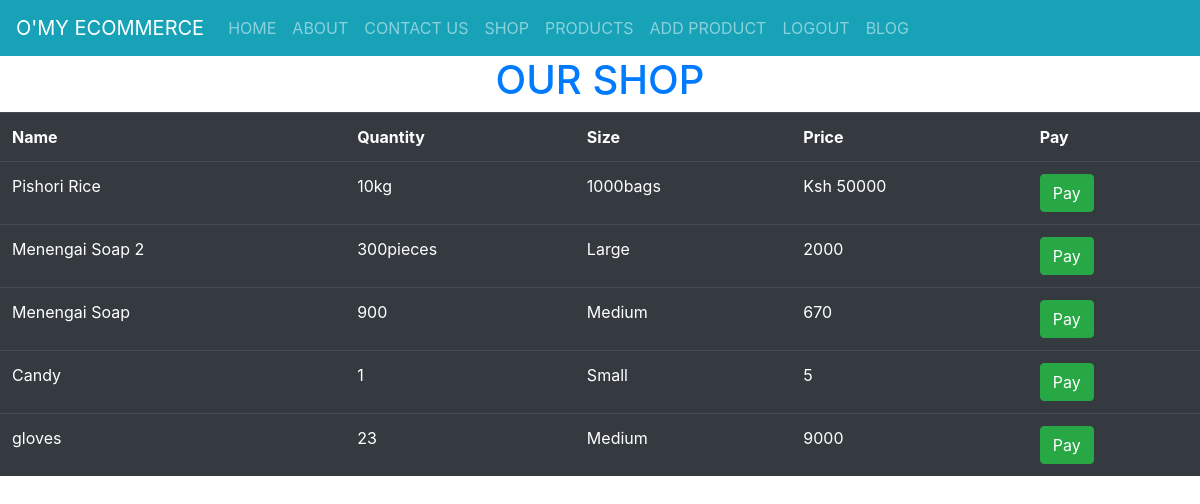
/shop/ (signed in), run on the app's committed database.
### morningDjangoHtmlFormsProject/models.py (models this page shows)
class Product(models.Model):
    name = models.CharField(max_length=30, blank=False, null=False)
    qtty = models.CharField(max_length=30, blank=False, null=False)
    size = models.CharField(max_length=25, blank=False, null=False)
    price = models.CharField(max_length=20, blank=False, null=False)

### morningDjangoHtmlFormsProject/views.py (the view)
# urls.py: path('shop/', user_views.shop, name='shop'),
def shop(request):
    all_products = Product.objects.all()
    context = {"all_products": all_products}
    return render(request, 'shop.html', context)

### templates/shop.html
{% extends 'master.html' %}
{% load static %}
{% block content %}
    <div>
        <h1 class="text-primary text-center">OUR SHOP</h1>
        <table class="table table-dark table-hover">
            <tr>
                <th>Name</th>
                <th>Quantity</th>
                <th>Size</th>
                <th>Price</th>
                <th>Pay</th>
            </tr>
            {% for product in all_products %}
                <tr>
                    <td>{{ product.name }}</td>
                    <td>{{ product.qtty }}</td>
                    <td>{{ product.size }}</td>
                    <td>{{ product.price }}</td>
                    <td><a class="btn btn-success" href="/pay/{{ product.id }}">Pay</a></td>
                </tr>
            {% endfor %}
        </table>
    </div>
{% endblock %}

### data on the page
Product: name "Pishori Rice", qtty "10kg", size "1000bags", price "Ksh 50000"
Product: name "Menengai Soap 2", qtty "300pieces", size "Large", price "2000"
Product: name "Menengai Soap", qtty "900", size "Medium", price "670"
Product: name "Candy", qtty "1", size "Small", price "5"
Product: name "gloves", qtty "23", size "Medium", price "9000"
